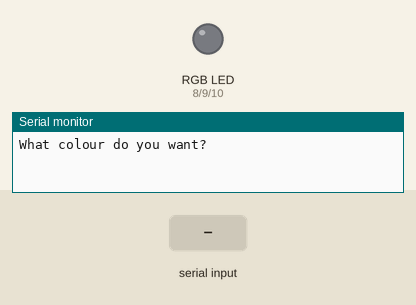
The sketch below on a simulated Arduino Uno, built with avr-gcc and run on an emulated ATmega328P. Parts: an RGB LED mixed from three pins (HIGH = lit), the last lines printed to the serial monitor. Inputs (shaded band) come from the test bench.

Above: at 1.2 s.
1.3 s: "red" received over Serial
At 3.4 s:
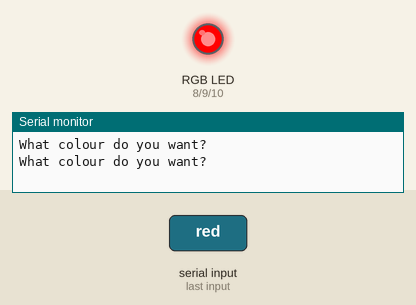
3.8 s: "green" received over Serial
At 5.3 s:
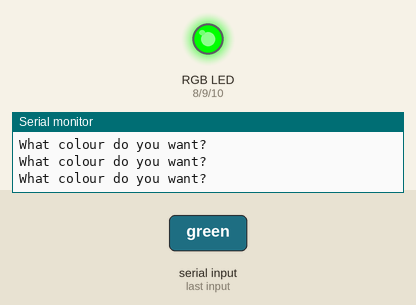
6.3 s: "blue" received over Serial
At 8.4 s:
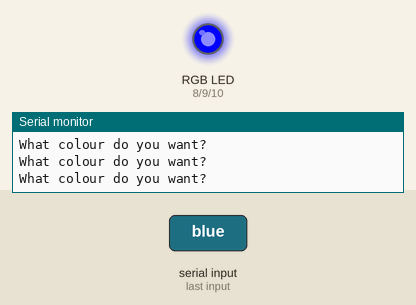
8.8 s: "RED" received over Serial
At 10.3 s:
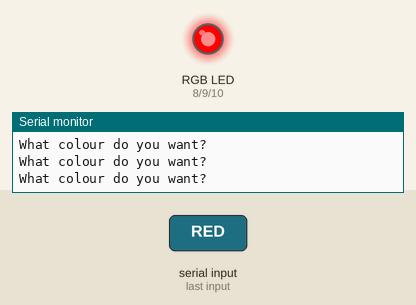
11.3 s: "GREEN" received over Serial
At 13.4 s:
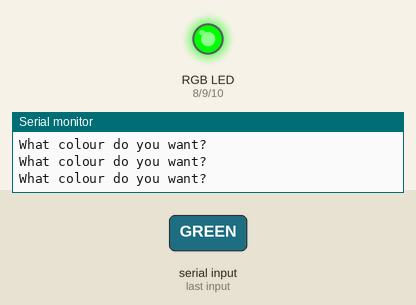
Timing chart, 0 to 14.8 s (numbered marks = the images above; inputs shaded):
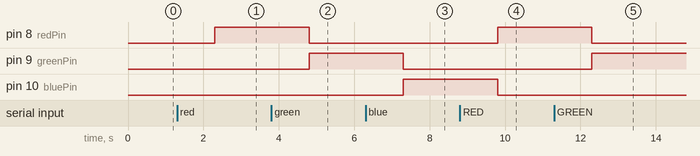

Measured:
- after the input at 1.3 s, pin 8 (redPin): LOW → HIGH after 1.0 s
- after the input at 3.8 s, pin 8 (redPin): HIGH → LOW after 1.0 s; pin 9 (greenPin): LOW → HIGH after 1.0 s
- after the input at 6.3 s, pin 9 (greenPin): HIGH → LOW after 1.0 s; pin 10 (bluePin): LOW → HIGH after 1.0 s
- after the input at 8.8 s, pin 8 (redPin): LOW → HIGH after 1.0 s; pin 10 (bluePin): HIGH → LOW after 1.0 s
- after the input at 11.3 s, pin 8 (redPin): HIGH → LOW after 1.0 s; pin 9 (greenPin): LOW → HIGH after 1.0 s

The sketch:

rgb_light_demo.ino
```cpp
int redPin = 8;
int greenPin = 9;
int bluePin = 10;
String myColor;
String msg = "What colour do you want?";

void setup() {
  // put your setup code here, to run once:
  Serial.begin(9600);
  pinMode(redPin, OUTPUT);
  pinMode(greenPin, OUTPUT);
  pinMode(bluePin, OUTPUT);
}

void loop() {
  // put your main code here, to run repeatedly:
  Serial.println(msg);
  while(Serial.available() == 0) {

  }
  myColor = Serial.readString();
  if(myColor == "red" || myColor == "RED" || myColor == "Red") {
    digitalWrite(redPin, HIGH);
    digitalWrite(greenPin, LOW);
    digitalWrite(bluePin, LOW);
  } else if(myColor == "green" || myColor == "GREEN" || myColor == "Green") {
    digitalWrite(greenPin, HIGH);
    digitalWrite(redPin, LOW);
    digitalWrite(bluePin, LOW);
  } else if(myColor == "blue" || myColor == "BLUE" || myColor == "Blue") {
    digitalWrite(bluePin, HIGH);
    digitalWrite(redPin, LOW);
    digitalWrite(greenPin, LOW);
  } else if(myColor == "cyan") {
    digitalWrite(redPin, LOW);
    analogWrite(greenPin, 100);
    analogWrite(bluePin, 100);
  } else if(myColor == "magenta") {
    analogWrite(redPin, 255);
    analogWrite(greenPin, 0);
    analogWrite(bluePin, 255);
  } else if(myColor == "fuchsia") {
    analogWrite(redPin, 250);
    analogWrite(bluePin, 100);
    digitalWrite(greenPin, LOW);
  } else if(myColor == "yellow") {
    analogWrite(redPin, 255);
    analogWrite(greenPin, 255);
    analogWrite(bluePin, 0);
  } else if(myColor == "off" || myColor == "OFF"){
    digitalWrite(redPin, LOW);
    digitalWrite(greenPin, LOW);
    digitalWrite(bluePin, LOW);
  } else {
    digitalWrite(redPin, LOW);
    digitalWrite(greenPin, LOW);
    digitalWrite(bluePin, LOW);
  }

  // Cyan, Meganta, Yellow, Orange, fuchsia
}
```
